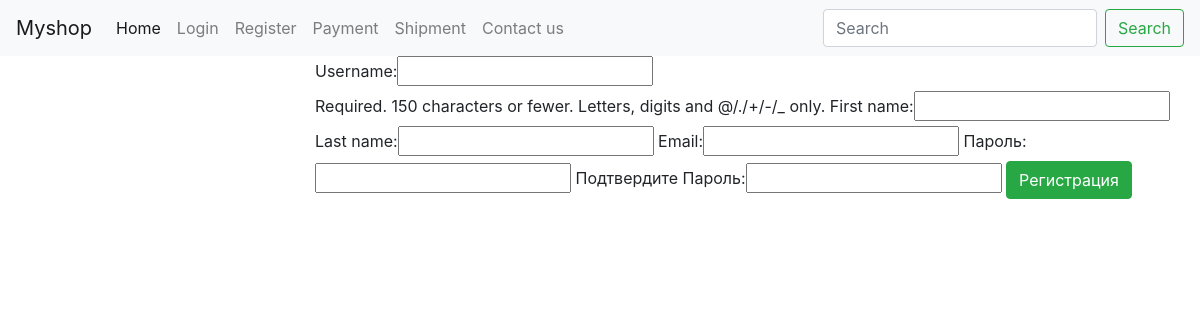
Page /registration/ on the earlier database version.
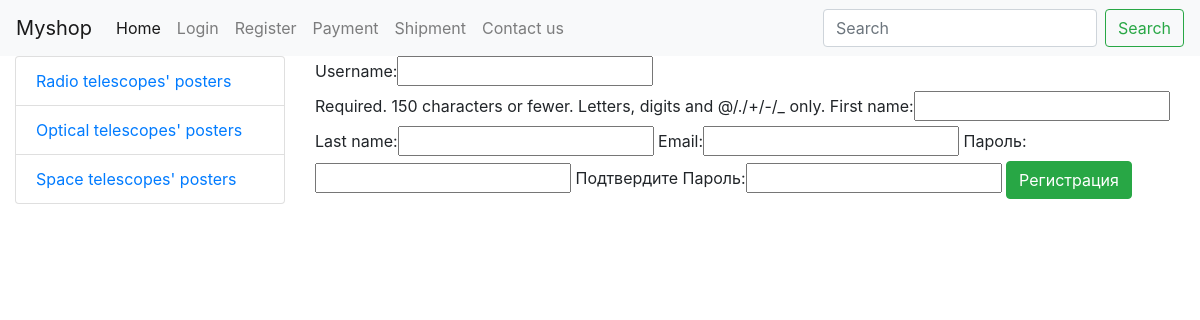
Same page on the later database version.
### core/models.py (models this page shows, shortened)
class TelescopeType(models.Model):
    name = models.CharField(max_length=255)

### core/views.py (the view, shortened to what this page needs)
# urls.py: path('registration/', Register.as_view(), name='registration'),
class Register(FormView):
    template_name = 'auth/registration.html'
    form_class = RegisterForm
    success_url = '/'

### core/forms.py (shortened to what this page needs)
class RegisterForm(forms.ModelForm):
    email = forms.EmailField(label='Email')
    password = forms.CharField(widget=forms.PasswordInput(),
                               label='Пароль')
    confirm_password = forms.CharField(widget=forms.PasswordInput(),
                                       label='Подтвердите Пароль')
    class Meta:
        model = User
        fields = (
            'username',
            'first_name',
            'last_name',
            'email',
            'password'
        )

### core/context_processor.py (called while the page is built)
def telescope_types(request):
    return {'telescope_types': TelescopeType.objects.all()}

### templates/auth/registration.html (shortened to what this page needs)
{% extends 'base.html' %}
{% load bootstrap %}
{% block content %}
<form method="post">
    {{form|bootstrap}}
    <input type="submit" class="btn btn-success" value="Регистрация">
</form>
{% endblock %}

### templates/base.html (shortened to what this page needs)
{% load staticfiles %}
<!doctype html>
<html lang="en">
  <head>
    <link rel="stylesheet" href="https://stackpath.bootstrapcdn.com/bootstrap/4.1.3/css/bootstrap.min.css">
  </head>
  <body>
    <nav class="navbar navbar-expand-lg navbar-light bg-light">
      <a class="navbar-brand" href="{% url 'home' %}">Myshop</a>
      <div class="collapse navbar-collapse" id="navbarSupportedContent">
        <ul class="navbar-nav mr-auto">
          <li class="nav-item active">
            <a class="nav-link" href="{% url 'home' %}">Home <span class="sr-only">(current)</span></a>
          </li>
          {% if not user.is_authenticated %}
          <li class="nav-item">
            <a class="nav-link" href="{% url 'login' %}">Login</a>
          </li>
          <li class="nav-item">
            <a class="nav-link" href="{% url 'registration' %}">Register</a>
          </li>
          {% else %}
          <li class="nav-item">
            <a class="nav-link" href="{% url 'logout' %}">Logout</a>
          </li>
          {% endif %}
          <li class="nav-item">
            <a class="nav-link" href="#">Payment</a>
          </li>
          <li class="nav-item">
            <a class="nav-link" href="#">Shipment</a>
          </li>
          <li class="nav-item">
            <a class="nav-link" href="#">Contact us</a>
          </li>
        </ul>
        <form class="form-inline my-2 my-lg-0">
          <input class="form-control mr-sm-2" type="search" placeholder="Search" aria-label="Search">
          <button class="btn btn-outline-success my-2 my-sm-0" type="submit">Search</button>
        </form>
      </div>
    </nav>
    <div class="container-fluid">
        <div class="row">
            <div class="col-md-3">
                <ul class="list-group">
                  {% for type in telescope_types %}
                    <li class="list-group-item"><a href="{% url 'telescope_type' type.id %}">{{type.name}} telescopes' posters</a></li>
                  {% endfor %}
              </ul>
             </div>
             <div class="col-md-9">
               {% block content %}
               {% endblock %}
             </div>
         </div>
     </div>
  </body>
</html>

Differences in the rows shown:
added TelescopeType: name "Radio"
added TelescopeType: name "Optical"
added TelescopeType: name "Space"
